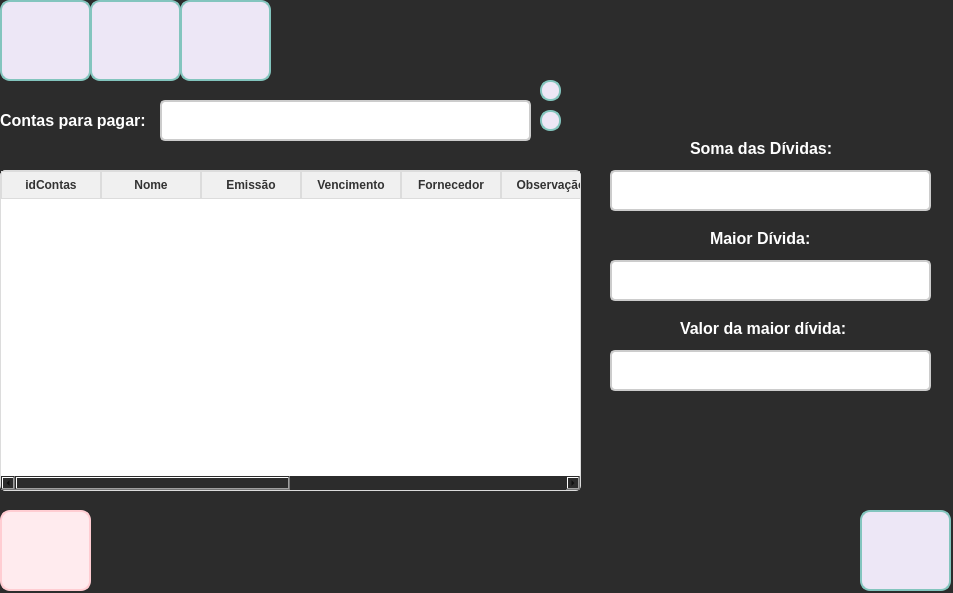
<?xml version="1.0" encoding="UTF-8"?>
<ui version="4.0">
 <class>frm_Contas</class>
 <widget class="QWidget" name="frm_Contas">
  <property name="geometry">
   <rect>
    <x>0</x>
    <y>0</y>
    <width>953</width>
    <height>593</height>
   </rect>
  </property>
  <property name="windowTitle">
   <string>Form</string>
  </property>
  <property name="styleSheet">
   <string notr="true">QWidget{
	background-color: #2c2c2c;

}</string>
  </property>
  <widget class="QPushButton" name="btn_Add">
   <property name="geometry">
    <rect>
     <x>0</x>
     <y>0</y>
     <width>91</width>
     <height>81</height>
    </rect>
   </property>
   <property name="styleSheet">
    <string notr="true">QPushButton {
    background-color: #EDE7F6;
    border: 2px solid #83C5BE; 
    border-radius: 10px;
    color: #FFFFFF; 
    background-image: url(:/icon_adicionar/adicionar.png); 
    background-repeat: no-repeat; 
    background-position: center; 
    font-size: 14px; 
    font-weight: bold; 
    padding: 10px 16px;
    box-shadow: 0px 4px 6px rgba(0, 0, 0, 0.2); 
    transition: all 0.3s ease; 
}

QPushButton:hover {
    background-color: #E6CBA8; 
    color: #5D3A00;
    box-shadow: none;
}

QPushButton:pressed {
    background-color: #C19A6B; 
    color: #FFFFFF; 
    padding-top: 2px;
    padding-left: 2px;
}</string>
   </property>
   <property name="text">
    <string/>
   </property>
  </widget>
  <widget class="QPushButton" name="btn_voltar">
   <property name="geometry">
    <rect>
     <x>860</x>
     <y>510</y>
     <width>91</width>
     <height>81</height>
    </rect>
   </property>
   <property name="styleSheet">
    <string notr="true">QPushButton {
    background-color: #EDE7F6;
    border: 2px solid #83C5BE; 
    border-radius: 10px;
    color: #FFFFFF; 
    background-image: url(:/icon_voltar/voltar.png); 
    background-repeat: no-repeat; 
    background-position: center; 
    font-size: 14px; 
    font-weight: bold; 
    padding: 10px 16px;
    box-shadow: 0px 4px 6px rgba(0, 0, 0, 0.2); 
    transition: all 0.3s ease; 
}
QPushButton:hover {
    background-color: #83C5BE;
    box-shadow: none; 
}

QPushButton:pressed {
    background-color: #7C3AED; 
    color: #FFFFFF; 
    padding-top: 2px; 
    padding-left: 2px;
}</string>
   </property>
   <property name="text">
    <string/>
   </property>
  </widget>
  <widget class="QPushButton" name="btn_consul">
   <property name="geometry">
    <rect>
     <x>180</x>
     <y>0</y>
     <width>91</width>
     <height>81</height>
    </rect>
   </property>
   <property name="styleSheet">
    <string notr="true">QPushButton {
    background-color: #EDE7F6;
    border: 2px solid #83C5BE; 
    border-radius: 10px;
    color: #FFFFFF; 
    background-image: url(:/icon_consulta/Consultar.png); 
    background-repeat: no-repeat; 
    background-position: center; 
    font-size: 14px; 
    font-weight: bold; 
    padding: 10px 16px;
    box-shadow: 0px 4px 6px rgba(0, 0, 0, 0.2); 
    transition: all 0.3s ease; 
}

QPushButton:hover {
    background-color: #E6CBA8; 
    color: #5D3A00;
    box-shadow: none;
}

QPushButton:pressed {
    background-color: #C19A6B; 
    color: #FFFFFF; 
    padding-top: 2px;
    padding-left: 2px;
}</string>
   </property>
   <property name="text">
    <string/>
   </property>
  </widget>
  <widget class="QPushButton" name="btn_alterar">
   <property name="geometry">
    <rect>
     <x>90</x>
     <y>0</y>
     <width>91</width>
     <height>81</height>
    </rect>
   </property>
   <property name="styleSheet">
    <string notr="true">QPushButton {
    background-color: #EDE7F6;
    border: 2px solid #83C5BE; 
    border-radius: 10px;
    color: #FFFFFF; 
    background-image: url(:/icon_alterar/alterar.png); 
    background-repeat: no-repeat; 
    background-position: center; 
    font-size: 14px; 
    font-weight: bold; 
    padding: 10px 16px;
    box-shadow: 0px 4px 6px rgba(0, 0, 0, 0.2); 
    transition: all 0.3s ease; 
}

QPushButton:hover {
    background-color: #E6CBA8; 
    color: #5D3A00;
    box-shadow: none;
}

QPushButton:pressed {
    background-color: #C19A6B; 
    color: #FFFFFF; 
    padding-top: 2px;
    padding-left: 2px;
}
</string>
   </property>
   <property name="text">
    <string/>
   </property>
  </widget>
  <widget class="QPushButton" name="btn_excluir">
   <property name="geometry">
    <rect>
     <x>0</x>
     <y>510</y>
     <width>91</width>
     <height>81</height>
    </rect>
   </property>
   <property name="styleSheet">
    <string notr="true">QPushButton {
    background-color: #ffebee; 
    border: 2px solid #ffcdd2;
    border-radius: 10px;
    color: #b71c1c; 
    font-size: 14px;
    font-weight: bold;
    padding: 10px 16px;
    background-image:url(:/icon_excluir/excluir.png);
    background-repeat: no-repeat;
    background-position: center;
    padding-left: 40px;
    transition: all 0.3s ease;
}

QPushButton:hover {
    background-color: #ffcdd2;
    border-color: #e57373;
    color: #d32f2f; 
}

QPushButton:pressed {
    background-color: #e57373;
    border-color: #b71c1c;
    padding-left: 44px;
    padding-top: 2px;
}</string>
   </property>
   <property name="text">
    <string/>
   </property>
  </widget>
  <widget class="QPushButton" name="btn_pesquisar">
   <property name="geometry">
    <rect>
     <x>540</x>
     <y>110</y>
     <width>21</width>
     <height>21</height>
    </rect>
   </property>
   <property name="styleSheet">
    <string notr="true">QPushButton {
    background-color: #EDE7F6;
    border: 2px solid #83C5BE; 
    border-radius: 10px;
    color: #FFFFFF; 
    background-image: url(:/icon_pesquisar/pesquisar.png); 
    background-repeat: no-repeat; 
    background-position: center; 
    font-size: 14px; 
    font-weight: bold; 
    padding: 10px 16px;
    box-shadow: 0px 4px 6px rgba(0, 0, 0, 0.2); 
    transition: all 0.3s ease; 
}

QPushButton:hover {
    background-color: #FFFFFF;
    box-shadow: none; 
}

QPushButton:pressed {
    background-color: #7C3AED; 
    color: #FFFFFF; 
    padding-top: 2px; 
    padding-left: 2px;
}
</string>
   </property>
   <property name="text">
    <string/>
   </property>
  </widget>
  <widget class="QLabel" name="lbl_Contas">
   <property name="geometry">
    <rect>
     <x>0</x>
     <y>110</y>
     <width>161</width>
     <height>21</height>
    </rect>
   </property>
   <property name="font">
    <font>
     <pointsize>-1</pointsize>
     <weight>75</weight>
     <bold>true</bold>
    </font>
   </property>
   <property name="styleSheet">
    <string notr="true">QLabel {
    font-size: 16px;
    color: #FFFFFF;
    font-weight: bold;
    text-shadow: 1px 1px 2px rgba(0, 0, 0, 0.4);
}
</string>
   </property>
   <property name="text">
    <string>Contas para pagar:</string>
   </property>
  </widget>
  <widget class="QLineEdit" name="txt_nomeContas">
   <property name="geometry">
    <rect>
     <x>160</x>
     <y>100</y>
     <width>371</width>
     <height>41</height>
    </rect>
   </property>
   <property name="font">
    <font>
     <pointsize>-1</pointsize>
    </font>
   </property>
   <property name="styleSheet">
    <string notr="true">QLineEdit {
    border: 2px solid #cccccc; 
    border-radius: 5px; 
    padding: 6px; 
    font-size: 14px; 
    background-color: #ffffff;
    transition: all 0.3s ease;
}

QLineEdit:hover {
    border: 2px solid #3f51b5; 
    background-color: #f5f5f5; 
}
</string>
   </property>
  </widget>
  <widget class="QPushButton" name="btn_filtro">
   <property name="geometry">
    <rect>
     <x>540</x>
     <y>80</y>
     <width>21</width>
     <height>21</height>
    </rect>
   </property>
   <property name="styleSheet">
    <string notr="true">QPushButton {
    background-color: #EDE7F6;
    border: 2px solid #83C5BE; 
    border-radius: 10px;
    color: #FFFFFF; 
    background-image: url(:/icon_filtro/filtro.png); 
    background-repeat: no-repeat; 
    background-position: center; 
    font-size: 14px; 
    font-weight: bold; 
    padding: 10px 16px;
    box-shadow: 0px 4px 6px rgba(0, 0, 0, 0.2); 
    transition: all 0.3s ease; 
}

QPushButton:hover {
    background-color: #FFFFFF;
    box-shadow: none; 
}

QPushButton:pressed {
    background-color: #7C3AED; 
    color: #FFFFFF; 
    padding-top: 2px; 
    padding-left: 2px;
}
</string>
   </property>
   <property name="text">
    <string/>
   </property>
  </widget>
  <widget class="QTableWidget" name="tableWidget">
   <property name="geometry">
    <rect>
     <x>0</x>
     <y>170</y>
     <width>581</width>
     <height>321</height>
    </rect>
   </property>
   <property name="styleSheet">
    <string notr="true">QTableWidget, QTableView {
    border: 1px solid #dcdcdc; 
    border-radius: 5px; 
    gridline-color: #dcdcdc; 
    background-color: #ffffff; 
    font-size: 14px; 
    color: #333333; 
}

QHeaderView::section {
    background-color: #f0f0f0; 
    color: #333333;
    font-weight: bold; 
    border: 1px solid #dcdcdc; 
    padding: 4px; 
}

QTableWidget::item:selected, QTableView::item:selected {
    background-color: #b3d9ff; 
    color: #000000;
}

QTableCornerButton::section {
    background-color: #f0f0f0; 
    border: 1px solid #dcdcdc;
}

QScrollBar:vertical {
    background: #f0f0f0;
    width: 12px; 
    margin: 2px 0 2px 0; 
    border: none; 
}

QScrollBar::handle:vertical {
    background: #b0bec5; 
    min-height: 20px; 
    border-radius: 6px; 
}

QScrollBar::handle:vertical:hover {
    background: #90a4ae; 
}

QScrollBar::add-line:vertical, QScrollBar::sub-line:vertical {
    background: none; 
    height: 0px; 
}

QScrollBar::add-page:vertical, QScrollBar::sub-page:vertical {
    background: none; 
}

QScrollBar:horizontal {
    background: #f0f0f0; 
    height: 12px; 
    margin: 0 2px 0 2px; 
    border: none;
}

QScrollBar::handle:horizontal {
    background: #b0bec5;
    min-width: 20px; 
    border-radius: 6px;
}

QScrollBar::handle:horizontal:hover {
    background: #90a4ae; 
}

QScrollBar::add-line:horizontal, QScrollBar::sub-line:horizontal {
    background: none;
    width: 0px;
}

QScrollBar::add-page:horizontal, QScrollBar::sub-page:horizontal {
    background: none;
}
</string>
   </property>
   <column>
    <property name="text">
     <string>idContas</string>
    </property>
   </column>
   <column>
    <property name="text">
     <string>Nome</string>
    </property>
   </column>
   <column>
    <property name="text">
     <string>Emissão</string>
    </property>
   </column>
   <column>
    <property name="text">
     <string>Vencimento</string>
    </property>
   </column>
   <column>
    <property name="text">
     <string>Fornecedor</string>
    </property>
   </column>
   <column>
    <property name="text">
     <string>Observação</string>
    </property>
   </column>
   <column>
    <property name="text">
     <string>Valor</string>
    </property>
   </column>
   <column>
    <property name="text">
     <string>Parcelas</string>
    </property>
   </column>
   <column>
    <property name="text">
     <string>Forma de pagamento</string>
    </property>
   </column>
   <column>
    <property name="text">
     <string>Situação</string>
    </property>
   </column>
  </widget>
  <widget class="QLabel" name="lbl_SomaDasDividas">
   <property name="geometry">
    <rect>
     <x>690</x>
     <y>140</y>
     <width>151</width>
     <height>16</height>
    </rect>
   </property>
   <property name="styleSheet">
    <string notr="true">QLabel {
    font-size: 16px;
    color: #FFFFFF;
    font-weight: bold;
    text-shadow: 1px 1px 2px rgba(0, 0, 0, 0.4);
}
</string>
   </property>
   <property name="text">
    <string>Soma das Dívidas:</string>
   </property>
  </widget>
  <widget class="QLineEdit" name="txt_SomaDividas">
   <property name="enabled">
    <bool>false</bool>
   </property>
   <property name="geometry">
    <rect>
     <x>610</x>
     <y>170</y>
     <width>321</width>
     <height>41</height>
    </rect>
   </property>
   <property name="font">
    <font>
     <pointsize>-1</pointsize>
    </font>
   </property>
   <property name="styleSheet">
    <string notr="true">QLineEdit {
    border: 2px solid #cccccc; 
    border-radius: 5px; 
    padding: 6px; 
    font-size: 14px; 
    background-color: #ffffff;
    transition: all 0.3s ease;
}

QLineEdit:hover {
    border: 2px solid #3f51b5; 
    background-color: #f5f5f5; 
}
</string>
   </property>
  </widget>
  <widget class="QLineEdit" name="txt_MaiorDivida">
   <property name="enabled">
    <bool>false</bool>
   </property>
   <property name="geometry">
    <rect>
     <x>610</x>
     <y>260</y>
     <width>321</width>
     <height>41</height>
    </rect>
   </property>
   <property name="font">
    <font>
     <pointsize>-1</pointsize>
    </font>
   </property>
   <property name="styleSheet">
    <string notr="true">QLineEdit {
    border: 2px solid #cccccc; 
    border-radius: 5px; 
    padding: 6px; 
    font-size: 14px; 
    background-color: #ffffff;
    transition: all 0.3s ease;
}

QLineEdit:hover {
    border: 2px solid #3f51b5; 
    background-color: #f5f5f5; 
}
</string>
   </property>
  </widget>
  <widget class="QLabel" name="lbl_MaiorDivida">
   <property name="geometry">
    <rect>
     <x>710</x>
     <y>230</y>
     <width>111</width>
     <height>16</height>
    </rect>
   </property>
   <property name="styleSheet">
    <string notr="true">QLabel {
    font-size: 16px;
    color: #FFFFFF;
    font-weight: bold;
    text-shadow: 1px 1px 2px rgba(0, 0, 0, 0.4);
}
</string>
   </property>
   <property name="text">
    <string>Maior Dívida:</string>
   </property>
  </widget>
  <widget class="QLineEdit" name="txt_MaiorValor">
   <property name="enabled">
    <bool>false</bool>
   </property>
   <property name="geometry">
    <rect>
     <x>610</x>
     <y>350</y>
     <width>321</width>
     <height>41</height>
    </rect>
   </property>
   <property name="font">
    <font>
     <pointsize>-1</pointsize>
    </font>
   </property>
   <property name="styleSheet">
    <string notr="true">QLineEdit {
    border: 2px solid #cccccc; 
    border-radius: 5px; 
    padding: 6px; 
    font-size: 14px; 
    background-color: #ffffff;
    transition: all 0.3s ease;
}

QLineEdit:hover {
    border: 2px solid #3f51b5; 
    background-color: #f5f5f5; 
}
</string>
   </property>
  </widget>
  <widget class="QLabel" name="label_3">
   <property name="geometry">
    <rect>
     <x>680</x>
     <y>320</y>
     <width>181</width>
     <height>16</height>
    </rect>
   </property>
   <property name="styleSheet">
    <string notr="true">QLabel {
    font-size: 16px;
    color: #FFFFFF;
    font-weight: bold;
    text-shadow: 1px 1px 2px rgba(0, 0, 0, 0.4);
}
</string>
   </property>
   <property name="text">
    <string>Valor da maior dívida:</string>
   </property>
  </widget>
 </widget>
 <resources>
  <include location="../Img/icon_adicionar.qrc"/>
  <include location="../Img/icon_voltar.qrc"/>
  <include location="../Img/icon_excluir.qrc"/>
  <include location="../Img/icon_pesquisar.qrc"/>
  <include location="../Img/icon_filtro.qrc"/>
  <include location="../Img/icon_consulta.qrc"/>
  <include location="../Img/icon_alterar.qrc"/>
 </resources>
 <connections/>
</ui>
